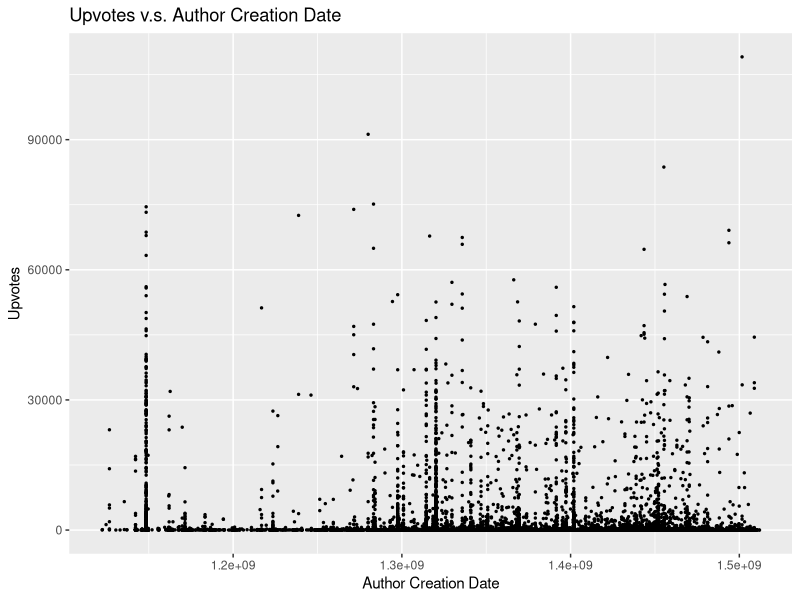
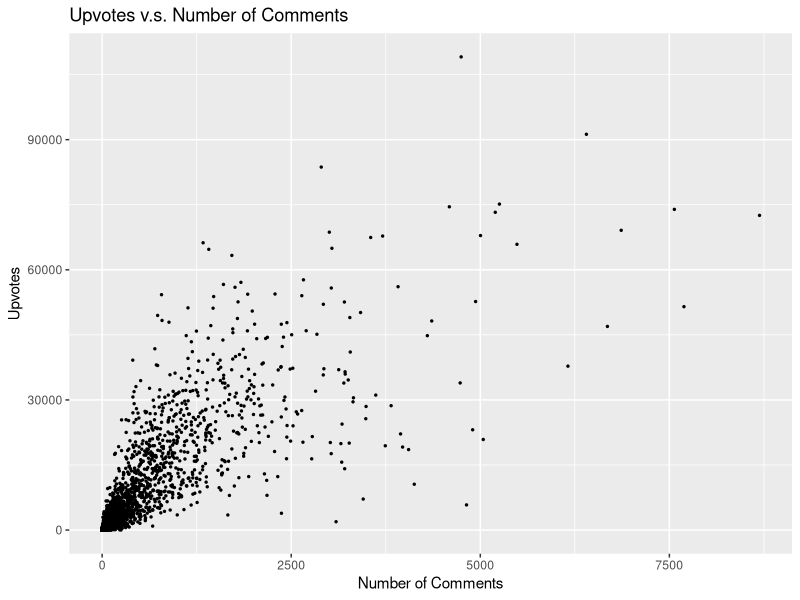
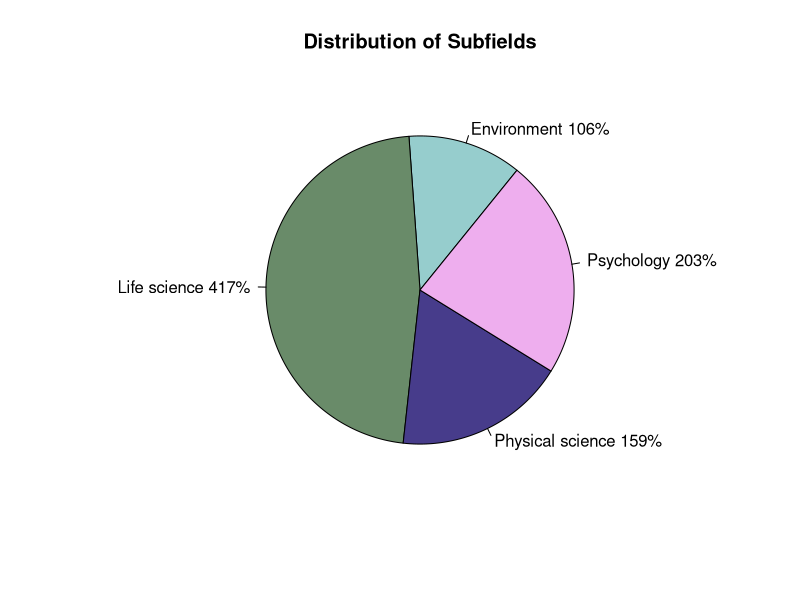

The R source for these figures, in order: (Note: this script raises an error after producing the figures.)
## ---- chunk 1
knitr::opts_chunk$set(echo = TRUE, message=FALSE, warning=FALSE, cache=TRUE, 
                      fig.width=7, fig.height=3, fig.align = "center")
## ---- chunk 2
#Read the reddit data into a dataframe
library(readr)
require(ggplot2)
reddit_df_final1 <- read_csv("reddit_df_final1_sent.csv")
reddit_df_final2 <- read_csv("reddit_df_final2_sent.csv")
reddit_df_final3 <- read_csv("reddit_df_final3_sent.csv")
reddit_df_final4 <- read_csv("reddit_df_final4_sent.csv")
reddit_df_final5 <- read_csv("reddit_df_final5_sent.csv")
reddit_df_final6 <- read_csv("reddit_df_final6_sent.csv")
reddit_df_final7 <- read_csv("reddit_df_final7_sent.csv")

reddit_df <- rbind(reddit_df_final1,reddit_df_final2,reddit_df_final3,reddit_df_final4,reddit_df_final5,reddit_df_final6,reddit_df_final7)

#Store a copy of the dataframe for later use
reddit_df_read <- reddit_df
## ---- chunk 3
require(lubridate)
require(dplyr)

#Store all of the POSIX dates into a vector
dates <- as.POSIXct(reddit_df$created_utc,origin = "1970-01-01",tz = "UTC")

#Use lubridate to read y,m,d,h from that vector. Create new columns for these
reddit_df <- reddit_df %>%  
  mutate(post_year = year(dates),post_month = month(dates), post_day = day(dates), post_hour = hour(dates))
## ---- chunk 4
#Create a new column for categorical time of day
#Time ranges: PST 6pm-3am night      3am-10am morning    11am-6pm day
mk_cat_time <- function(h)
{
  ifelse(h>18, "night", ifelse(h>10, "day", ifelse(h>2, "morning", "night")))
}

#Create a new column for categorical time of month
#Time ranges: 1-10 early    11-20 mid    21-31 late
mk_cat_day <- function(d)
{
  ifelse(d>20, "late", ifelse(d>10, "mid", "early"))
}

#Create a new column for categorical time of year
#Time ranges: Dec-Feb: Winter   Mar-May: Spring    Jun-Aug: Summer    Sep-Nov: Fall
mk_cat_month <- function(m)
{
  ifelse(m>11, "Winter", ifelse(m>8, "Fall", ifelse(m>5, "Summer", ifelse(m>2, "Spring", "Winter"))))
}

reddit_df <- reddit_df %>%
  mutate(cat_post_hour = mk_cat_time(post_hour)) %>%
  mutate(cat_post_day = mk_cat_day(post_day)) %>%
  mutate(cat_post_month = mk_cat_month(post_month)) 
## ---- chunk 5
library(stringr)

#Filter by removing the Ask Me Anything (AMA) threads and the subreddit discussion
  #threads since these are not studies. 
reddit_df <- reddit_df %>%
  filter(!str_detect(subfield, " AMA")) %>%
  filter(subfield != "Subreddit Discussion") %>%
  filter(subfield != "Subreddit Feature") %>%
  filter(subfield != "Deaths + injuries") %>%
  filter(subfield != "Mathematics")

#Display the remaining subfields
count(reddit_df,subfield)
## ---- chunk 6
#Make a function that sorts fields into "Life Science," "Psychology," "Physical Science," "Environment"
mk_cat_subfield <- function(field)
{
  ifelse(field == "Biology" | field =="Health" | field =="Cancer" | field =="Medicine" | field =="Animal Science" | field =="Paleontology" | field =="Epidemiology", "Life Science", ifelse(field =="Psychology" | field =="Neuroscience" | field =="Social Science" | field =="Anthropology", "Psychology", ifelse(field =="Geology" | field =="Astronomy" | field =="Physics" | field =="Chemistry" | field =="Nanoscience" | field =="Engineering" | field =="Computer Science", "Physical Science", "Environment")))
}
#Apply the function and remove the old column
reddit_df <- reddit_df %>%
  mutate(cat_subfield = mk_cat_subfield(subfield)) %>%
  select(-subfield)

#Turn the new column into a factor for model use
reddit_df$cat_subfield <- factor(reddit_df$cat_subfield)
## ---- chunk 7
subfield_freq = table(reddit_df$cat_subfield)
type_freq_perc = paste(round((subfield_freq/(237+1100+360+497))*100,0), "%",sep="")
type_freq_lab = paste(c("Environment","Life science", "Physical science", "Psychology"), type_freq_perc, sep = " ")
png("subfield_chart.png", width=8, height=6, units="in", res=500)
pie(subfield_freq,labels=type_freq_lab, init.angle = 51, edges = 10000, col = c("paleturquoise3","darkseagreen4","slateblue4","plum2"), main="Distribution of Subfields")
dev.off()
## ---- chunk 8
#Turn all categorical variables into factors
reddit_df$author_flair_binary <- factor(reddit_df$author_flair_binary)
reddit_df$image <- factor(reddit_df$image)
reddit_df$journal_h_index <- factor(reddit_df$journal_h_index)
reddit_df$post_year <- factor(reddit_df$post_year)
reddit_df$cat_post_month <- factor(reddit_df$cat_post_month)
reddit_df$cat_post_hour <- factor(reddit_df$cat_post_hour)
reddit_df$cat_post_day <- factor(reddit_df$cat_post_day)
## ---- chunk 9
acd_plot <- ggplot(data=reddit_df, aes(x=author_created_date, y=upvotes))+
  geom_point(size=0.5) +
  xlab("Author Creation Date")+
  ylab("Upvotes")+
  ggtitle("Upvotes v.s. Author Creation Date")
#ggsave(acd_plot, filename='./acd_plot.png', width=8, height=5)

acd_plot
## ---- chunk 10
nc_plot <- ggplot(data=reddit_df, aes(x=num_comments, y=upvotes))+
  geom_point(size=0.5) +
  xlab("Number of Comments")+
  ylab("Upvotes")+
  ggtitle("Upvotes v.s. Number of Comments")
#ggsave(nc_plot, filename='./nc_plot.png', width=8, height=5)

nc_plot
## ---- chunk 11
#To prepare for model building, we remove unnecessary columns and ones correlated with response
reddit_df <- reddit_df %>%
  select(-X1,-author,-id,-created_utc,-domain,-url,-author_flair,-post_day,-post_hour,-post_month,-num_comments,-gilded,-link_karma,-comment_karma,-title,-X1_1,-author_created_date)
## ---- chunk 12
bef_rm <- nrow(reddit_df)

#Remove missing values
reddit_df <- reddit_df[complete.cases(reddit_df),]
aft_rm <- nrow(reddit_df)

paste("Proportion of rows removed: ",(bef_rm-aft_rm)/bef_rm)
## ---- chunk 13
require(ggplot2)
hist_upvotes <- qplot(reddit_df$upvotes,
      geom="histogram",
      binwidth = 25,
      main = 'Histogram of Upvotes (Response Variable)',
      xlab = "Number of Upvotes",
      ylab = "Counts",
      fill=I("blue"),
      col=I("red"), 
      alpha=I(.2),
      xlim=c(0,2000)) +
  geom_vline(xintercept=1000,show_guide=TRUE,linetype="dashed")

hist_upvotes
#ggsave(hist_upvotes, filename='./hist_upvotes.png', width=8, height=5)
## ---- chunk 14
mtl_plot <- ggplot(data=reddit_df, aes(x=mean_title_length, y=upvotes))+
  geom_point(size=0.5) +
  xlab("Average Word Length")+
  ylab("Upvotes")+
  ggtitle("Upvotes v.s. Average Word Length (in Title)")

mtl_plot
#ggsave(mtl_plot, filename='./mtl_plot.png', width=8, height=5)
## ---- chunk 15
tl_plot <- ggplot(data=reddit_df, aes(x=title_len, y=upvotes))+
  geom_point(size=0.5) +
  xlab("Total Title Length")+
  ylab("Upvotes")+
  ggtitle("Upvotes v.s. Total Title Length")
ggsave(tl_plot, filename='./tl_plot.png', width=8, height=5)

tl_plot
## ---- chunk 16
#Create a new column for categorical upvotes
#Ranges: 1000+ high      0+ low
mk_cat_upvotes <- function(upv)
{
  ifelse(upv>1000, "High", "Low")
}
#Apply the function and remove the old column
reddit_df <- reddit_df %>%
  mutate(cat_upvotes = mk_cat_upvotes(upvotes)) %>%
  select(-upvotes)

#Turn the column into a factor
reddit_df$cat_upvotes <- factor(reddit_df$cat_upvotes)
## ---- chunk 17
#Packages required for model building
require(caret)
require(rpart)

#Set the seed for reproducibility
set.seed(47)

#Split the data into test and training, with 80% going to training
inTrain <- createDataPartition(y = reddit_df$cat_upvotes, p=0.80, list=FALSE)
reddit.train <- reddit_df[inTrain,]
reddit.test <- reddit_df[-c(inTrain),]
## ---- chunk 18
#Print the number of observations in each category
sum(reddit.train['cat_upvotes'] == "High")
sum(reddit.train['cat_upvotes'] == "Low")
## ---- chunk 19
### Sample data such that there is a equal number of observations for each category.

#Count the number of high upvotes
num_high_upvote <- sum(reddit.train['cat_upvotes'] == "High")

reddit.train.high <- subset(reddit.train, reddit.train['cat_upvotes'] == "High")
reddit.train.low <- subset(reddit.train, reddit.train['cat_upvotes'] == "Low")

#Select an equal proportion of high and low upvotes
inTrain.low <- createDataPartition(y = reddit.train.low$cat_upvotes, p=num_high_upvote/dim(reddit.train.low)[1], list=FALSE)
reddit.train.low <- reddit.train.low[inTrain.low,]
## ---- chunk 20
### Combine the 2 dataframes into the final training data
reddit.train.final <- rbind(reddit.train.low, reddit.train.high)
## ---- chunk 21
#Check that the numbers are equal.
reddit_df %>% group_by(cat_upvotes) %>% summarize(n())
## ---- chunk 22
#Build the random forest model
set.seed(4747)

rf.reddit <- train(cat_upvotes ~., data=reddit.train.final, method="rf",
                      trControl = trainControl(method="oob"),
                      ntree=1000, tuneGrid = data.frame(mtry=c(3,5,7,9,11)),
                      importance = TRUE,na.action = na.exclude)

rf.reddit$finalModel
## ---- chunk 23
#mean((log(reddit.test$upvotes+1) - predict(rf.reddit, newdata = reddit.test))^2)
confusionMatrix(data=predict(rf.reddit, newdata = reddit.test), reference = reddit.test$cat_upvotes)
## ---- chunk 24
varImp(rf.reddit,scale=FALSE)
## ---- chunk 25
reddit_df_read %>%
  arrange(desc(title_sent)) %>%
  select(title_sent,title) %>%
  head()
## ---- chunk 26
reddit_df_read %>%
  arrange(title_sent) %>%
  select(title_sent,title) %>%
  head()
